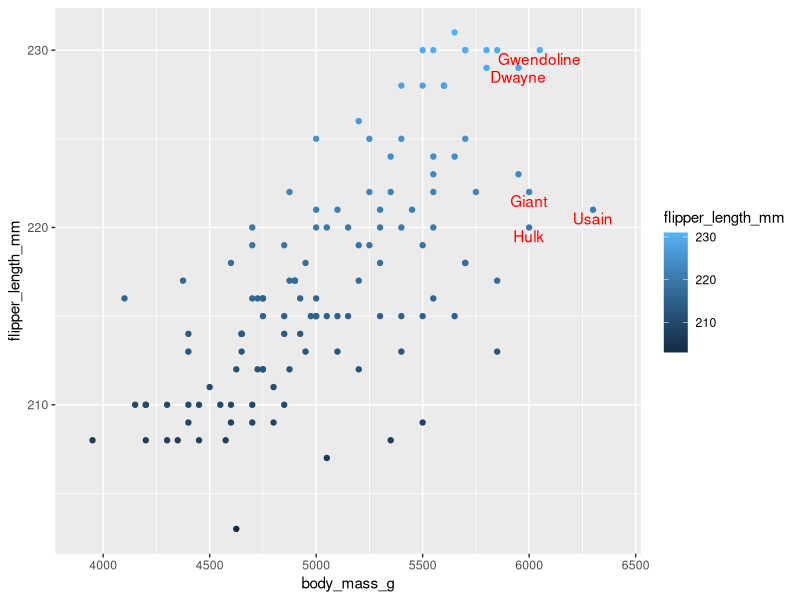

Write the R code that produced this figure.
#2
install.packages("palmerpenguins")
install.packages('tidyverse')
install.packages('dplyr')
library(palmerpenguins)
library(tidyverse)
library(dplyr)

# Subset penguins dataframe to the five heaviest penguins
big_penguins <- penguins %>%
  filter(species == "Gentoo",!is.na(body_mass_g)) %>% 
  arrange(body_mass_g) %>% tail(n = 5L)
# only includes Gentoo species and removes NAs in the data of body mass then arranges them in order of increasing body mass 

# Add a column with names to big_penguins
big_penguins$names <- c("Dwayne", "Hulk", "Giant", "Gwendoline", "Usain")

# Plot all Gentoo penguins and use big_penguins dataframe for labels
penguins %>% filter(species == "Gentoo") %>%
  ggplot(aes(x = body_mass_g, y = flipper_length_mm)) +
  geom_point(aes(colour = flipper_length_mm)) +
  geom_text(
    data = big_penguins,
    mapping = aes(label = names),
    nudge_x = -1.5,
    nudge_y = -0.5,
    colour = "red"
  ) +
  xlim(3900, 6400)
#this is where we plot the data - flipper length has been added to the y axis
#geom_text is used to add text to a plot and it also allows you to use specific colours for the labels

#Important details:

#1) For geom_text() we’re switching to different data, namely our big_penguins dataframe. Nevertheless, geom_text() inherits the position mappings from ggplot(). That’s how geom_text() knows where to put the labels.

#2) We use the nudge parameters to push the labels down and left a bit, so that they don’t sit right on top of the dots they are labeling.

#3) We’ve made the x-axis a bit longer with xlim(), so that the names don’t get cut off.





